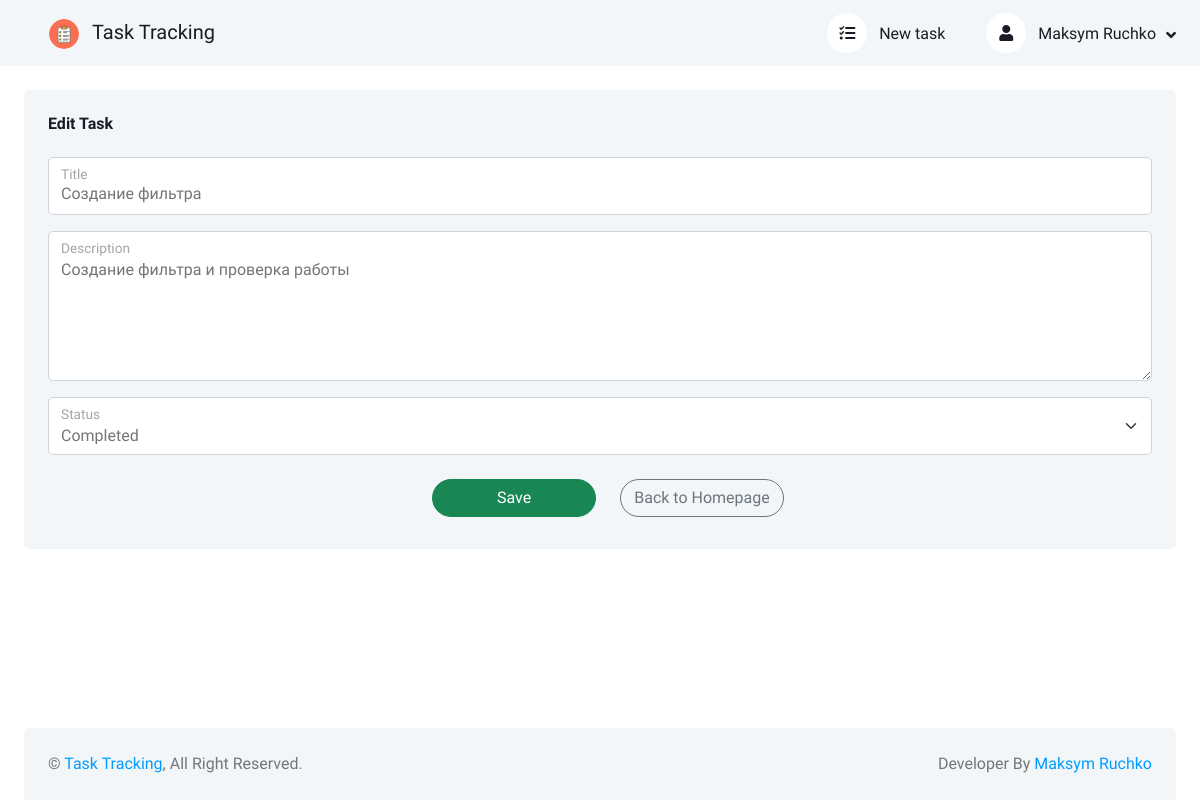
Page /task-3/update/ (signed in) on the committed database.
### users/models.py (models this page shows, shortened)
class CustomUser(AbstractUser):
    email = models.EmailField("E-mail", unique=True)
    username = models.CharField("Username", max_length=150, blank=True, null=True, unique=True)
    date_joined = models.DateTimeField("Date joined", default=timezone.now, blank=True, null=True)
    USERNAME_FIELD = 'email'
    REQUIRED_FIELDS = []
    objects = CustomUserManager()
    def get_absolute_url(self):
        return reverse('user_detail', kwargs={'user_name': str(self.username)})
    class Meta:
        verbose_name = 'User'
        verbose_name_plural = 'Users'
        ordering = ['id']

### tasks/models.py (models this page shows, shortened)
class Task(models.Model):
    NOT_COMPLETED = 'Not completed'
    COMPLETED = 'Сompleted'
    title = models.CharField('Title', max_length=150)
    description = models.TextField('Description')
    status = models.CharField(
        'Status',
        choices=[('not completed', NOT_COMPLETED), ('completed', COMPLETED), ],
        max_length=13,
    )
    creation_date = models.DateTimeField('Creation date', auto_now_add=True)
    owner = models.ForeignKey(
        get_user_model(),
        verbose_name='Owner',
        on_delete=models.CASCADE,
        blank=True,
        null=True,
    )
    class Meta:
        verbose_name = 'Task'
        verbose_name_plural = 'Tasks'

### tasks/views.py (the view, shortened to what this page needs)
# urls.py: path('task-<int:pk>/update/', TaskUpdateView.as_view(), name='task_update'),
class TaskUpdateView(LoginRequiredMixin, UpdateView):
    model = Task
    context_object_name = 'task_update'
    form_class = TaskForm
    template_name = 'tasks/task_edit.html'
    login_url = 'login'

### tasks/forms.py
class TaskForm(forms.ModelForm):
    class Meta:
        model = Task
        fields = ('title', 'description', 'status', )
        widgets = {
            'title': forms.TextInput(
                attrs={
                    'class': 'form-control',
                    'placeholder': 'Title',
                },
            ),
            'description': forms.Textarea(
                attrs={
                    'class': 'form-control',
                    'placeholder': 'Description',
                    'style': 'height: 150px;',
                }
            ),
            'status': forms.Select(
                attrs={
                    'class': 'form-select',
                }
            ),
        }

### tasks/templates/tasks/task_edit.html (shortened to what this page needs)
{% extends 'base.html' %}
{% load static %}
{% block content %}
<div class="row g-4">
    <div class="col-sm-12 col-xl-12">
        <div class="bg-light rounded h-100 p-4">
            <h6 class="mb-4">Edit Task</h6>
            <form action="." method="post">
                <div class="form-floating mb-3">
                    {{ form.title }}
                    <label for="{{ form.title.id_for_label }}">Title</label>
                </div>
                <div class="form-floating mb-3">
                    {{ form.description }}
                    <label for="{{ form.description.id_for_label }}">Description</label>
                </div>
                <div class="form-floating mb-3">
                    {{ form.status }}
                    <label for="{{ form.status.id_for_label }}">Status</label>
                </div>
                <div class="row form-floating justify-content-center">
                    <div class="col-sm-4 col-xl-2">
                        <button type="submit" class="btn btn-success rounded-pill m-2 col-sm-12 col-xl-12">Save</button>
                    </div>
                    <div class="col-sm-4 col-xl-2">
                        <a href="{% url 'home' %}" class="btn btn-outline-secondary rounded-pill m-2 col-sm-12 col-xl-12">
                            Back to Homepage
                        </a>
                    </div>
                </div>
            </form>
        </div>
    </div>
</div>
{% endblock content %}

### tasks/templates/base.html (shortened to what this page needs)
<!DOCTYPE html>
{% load static %}
<html lang="en">
<head>
    <link href="https://cdnjs.cloudflare.com/ajax/libs/font-awesome/5.10.0/css/all.min.css" rel="stylesheet">
    <link href="https://cdn.jsdelivr.net/npm/bootstrap-icons@1.4.1/font/bootstrap-icons.css" rel="stylesheet">
    <link href="{% static 'tasks/lib/owlcarousel/assets/owl.carousel.min.css' %}" rel="stylesheet">
    <link href="{% static 'tasks/lib/tempusdominus/css/tempusdominus-bootstrap-4.min.css' %}" rel="stylesheet" />
    <link href="{% static 'tasks/css/bootstrap.min.css' %}" rel="stylesheet">
    <link href="{% static 'tasks/css/style.css' %}" rel="stylesheet">
</head>
<body>
<div class="container-xxl position-relative bg-white d-flex p-0">
    <div class="content open d-flex flex-column min-vh-100">
        <nav class="navbar navbar-expand bg-light navbar-light sticky-top px-4 py-0">
            <div class="navbar-nav align-items-center">
                <div class="navbar-brand">
                    <a href="{% url 'home' %}" class="nav-link">
                        <img class="rounded-circle me-lg-2" src="{% static 'tasks/img/checklist.png' %}" alt="Logo" style="width: 30px; height: 30px;">
                        <span class="d-none d-lg-inline-flex">Task Tracking</span>
                    </a>
                </div>
            </div>
            <div class="navbar-nav align-items-center ms-auto">
                <div class="nav-item dropdown me-lg-3">
                    <a href="{% url 'task_create' %}" class="nav-link">
                        <i class="fas fa-tasks me-lg-2"></i>
                        <span class="d-none d-lg-inline-flex">New task</span>
                    </a>
                </div>
                <div class="nav-item dropdown">
                    {% if user.is_authenticated %}
                    <a href="#" class="nav-link dropdown-toggle" data-bs-toggle="dropdown">
                        <i class="fas fa-user me-lg-2"></i>
                        {% if not user.first_name and not user.last_name %}
                        <span class="d-none d-lg-inline-flex">{{ user.username }}</span>
                        {% else %}
                        <span class="d-none d-lg-inline-flex">{{ user.first_name }} {{ user.last_name }}</span>
                        {% endif %}
                    </a>
                    {% endif %}
                </div>
            </div>
        </nav>
        <div class="container-fluid pt-4 px-4 flex-grow-1">
            {% block content %}
            {% endblock content %}
        </div>
        <div class="container-fluid pt-4 px-4">
            <div class="bg-light rounded-top p-4">
                <div class="row">
                    <div class="col-12 col-sm-6 text-center text-sm-start">
                        &copy; <a href="{% url 'home' %}">Task Tracking</a>, All Right Reserved.
                    </div>
                    <div class="col-12 col-sm-6 text-center text-sm-end">
                        Developer By <a href="https://t.me/lucky4move">Maksym Ruchko</a>
                    </div>
                </div>
            </div>
        </div>
    </div>
</div>
</body>
</html>

### tasks/static/tasks/css/style.css (style rules this page uses)
:root { --primary: #009CFF; --light: #F3F6F9; --dark: #191C24; }
.btn { transition: .5s; }
.content { margin-left: 250px; min-height: 100vh; background: #FFFFFF; transition: 0.5s; }
@media (min-width: 992px) { .content { width: calc(100% - 250px); } }
@media (min-width: 992px) { .content.open { width: 100%; margin-left: 0; } }
.content .navbar .navbar-nav .nav-link { margin-left: 25px; padding: 12px 0; color: var(--dark); outline: none; }
.content .navbar .sidebar-toggler, .content .navbar .navbar-nav .nav-link i { width: 40px; height: 40px; display: inline-flex; align-items: center; justify-content: center; background: #FFFFFF; border-radius: 40px; }
.content .navbar .dropdown-toggle::after { margin-left: 6px; vertical-align: middle; border: none; content: "\f107"; font-family: "Font Awesome 5 Free"; font-weight: 900; transition: .5s; }

### rows in the picture
CustomUser: first_name "Maksym", last_name "Ruchko"
Task: title "Создание фильтра", description "Создание фильтра и проверка работы", status "Сompleted"
